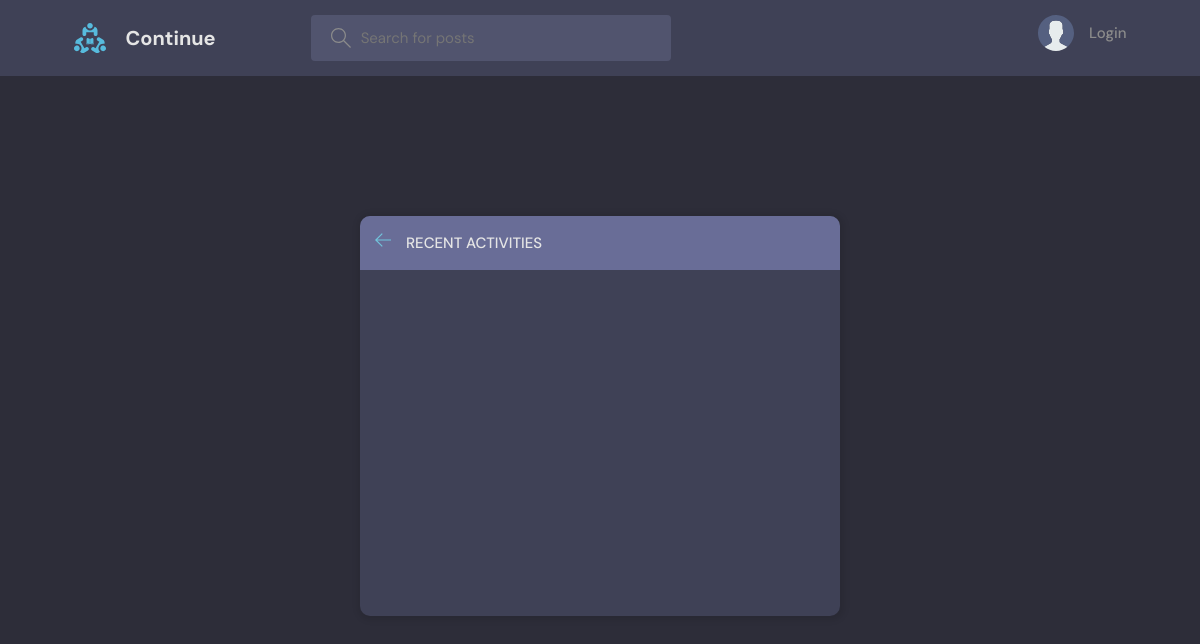
Page /activity/ on the earlier database version.
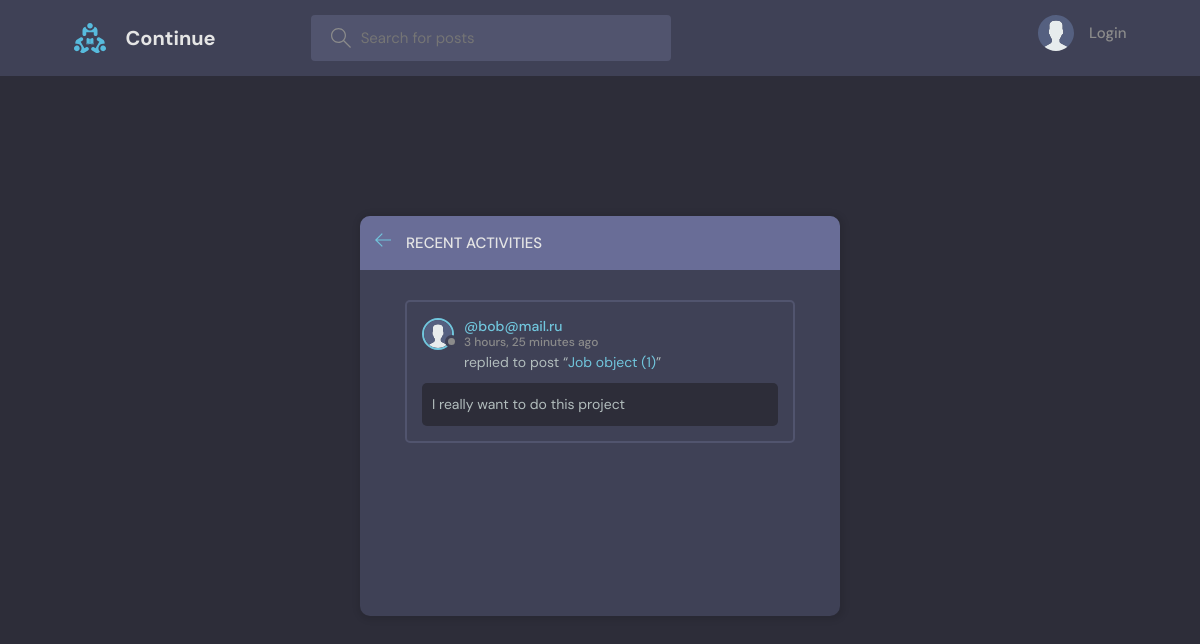
Same page on the later database version.
### base/models.py (models this page shows, shortened)
class Message(models.Model):
    user = models.ForeignKey(User, on_delete=models.CASCADE)
    job = models.ForeignKey(Job, on_delete=models.CASCADE)
    body = models.TextField()
    updated = models.DateTimeField(auto_now=True)
    created = models.DateTimeField(auto_now_add=True)
    class Meta:
        ordering = ['-updated', '-created']

class User(AbstractUser):
    name = models.CharField(max_length=200, null=True)
    email = models.EmailField(unique=True)
    bio = models.TextField(null=True)
    avatar = models.ImageField(null=True, default='avatar.svg')
    balance = MoneyField(max_digits=19, decimal_places=4, default_currency='RUB', default=0)
    USERNAME_FIELD = 'email'
    REQUIRED_FIELDS = []

class Job(models.Model):
    name = models.CharField(max_length=200)
    description = models.TextField(null=True, blank=True)
    cost = models.DecimalField(max_digits=20, decimal_places=2, null=False)
    created = models.DateTimeField(auto_now_add=True)
    updated = models.DateTimeField(auto_now=True)
    topic = models.ForeignKey(Topic, on_delete=models.SET_NULL, null=True)
    status = models.ForeignKey(JobStatus, on_delete=models.SET_NULL, null=True)
    class Meta:
        ordering = ['-updated', '-created']

### base/views.py (the view)
# urls.py: path('activity/', views.activityPage, name="activity"),
def activityPage(request):
    job_messages = Message.objects.all()
    return render(request, 'base/activity.html', {'job_messages': job_messages})

### base/templates/base/activity.html (shortened to what this page needs)
{% extends 'main.html' %}
{% block content %}
<main class="layout">
  <div class="container">
    <div class="layout__box">
      <div class="layout__boxHeader">
        <div class="layout__boxTitle">
          <a href="{% url 'home' %}">
            <svg version="1.1" xmlns="http://www.w3.org/2000/svg" width="32" height="32" viewBox="0 0 32 32">
              <title>arrow-left</title>
              <path
                d="M13.723 2.286l-13.723 13.714 13.719 13.714 1.616-1.611-10.96-10.96h27.625v-2.286h-27.625l10.965-10.965-1.616-1.607z">
              </path>
              </path>
            </svg>
          </a>
          <h3>Recent Activities</h3>
        </div>
      </div>
      <div class="activities-page layout__body">
        {% for message in job_messages %}
        <div class="activities__box">
          <div class="activities__boxHeader jobListJob__header">
            <a href="{% url 'user-profile' message.user.id %}" class="jobListJob__author">
              <div class="avatar avatar--small">
                <img src="{{message.user.avatar.url}}" />
              </div>
              <p>
                @{{message.user}}
                <span>{{message.created|timesince}} ago</span>
              </p>
            </a>
          </div>
          <div class="activities__boxContent">
            <p>replied to post “<a href="{% url 'job' message.job.id %}">{{message.job}}</a>”</p>
            <div class="activities__boxJobContent">
              {{message.body}}
            </div>
          </div>
        </div>
        {% endfor %}
      </div>
    </div>
  </div>
</main>
{% endblock content %}

Differences in the rows shown:
added Message: user.avatar (placeholder picture), user "bob@mail.ru", created "3 hours, 25 minutes", job "Job object (1)", body "I really want to do this project"
